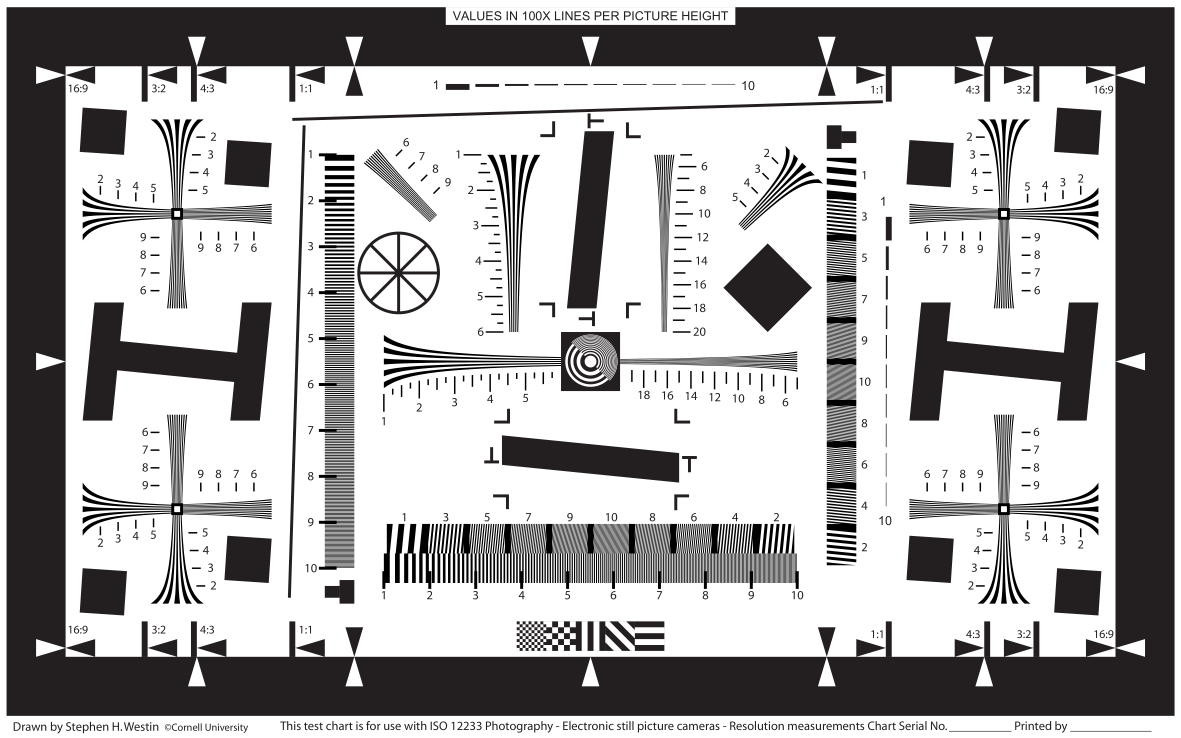
#> input picture test_images/ISO_12233-reschart.png, 4724 x 2952 px (shown at 1/4 size)
$ python slm_camera_ray_tracing_test.py
#> lines starting #> are read from the running program, lines starting #| are printed output that depends on the picture
### slm_camera_ray_tracing.py
#!/usr/bin/env python3
# -*- coding: utf-8 -*-
"""
Created on Thu Aug 22 14:42:35 2019

@author: Jieen Chen

Image formation model based on image-order raytracing. The camera is a
camera with a thin lens. The aperture of the thin lens collects the light field
 generated after the SLM. The SLM is simplified as a pure refractive device. We
 render the image through a two-step raytracer. Firstly, we trace the sensor
 pixel to all SLM pixels. Secondly, we trace each SLM pixel to the object irra-
diance. The camera is focused on infinity.
"""

import numpy as np
import matplotlib.pyplot as plt
import cv2

class slm():
    def __init__(self, phase_function=np.zeros([1080,1920]), size=np.array([8.64,15.36]), dist_slm_cam = 100):
        """This initializes the SLM class. It describes the SLM's parameters, phase
        functions, physical size, and image resolution."""
        self.dist_plane_cam = dist_slm_cam # distance to the project plane
        self.O = np.array([0,0,self.dist_plane_cam])
        self.phase_function = phase_function
        self.physical_size = size
        self.resolution = np.array(phase_function.shape)
        self.pitch = np.array(size)/np.array(self.resolution)

    # [9 lines left out: function lens, not called in this run]

    def grating(self, shift, wavelength):
        """This method generates a grating that has a slope defined by 'shift'."""
        y = np.linspace(-self.resolution[0]/2,self.resolution[0]/2+1, self.resolution[0])
        x = np.linspace(-self.resolution[1]/2,self.resolution[1]/2+1, self.resolution[1])
        X,Y = np.meshgrid(x,y)
        Y *= self.pitch[0]
        X *= self.pitch[1]
        wave_number = 2*np.pi/wavelength
        self.phase_function = wave_number*X/(2*shift)

    def nurb_freefrom(self, par0, par1):
        """This method generates a freeform surface profile based on the NURBS Python module."""
        # nurb_surface = nurbs(par0,par1)
        # phase_function = flatten(nurb_surfcae)
        # self.phase_function = phase_function

    # [20 lines left out: functions load_phase_function, cubic, modulation, not called in this run]

class camera():
    def __init__(self,focal_length, resolution, sensor_size):
        """This initializes the camera class. It describes the camera's parameters,
        such as focal length, original point, and resolution."""
        self.focal_length = focal_length
        self.O = np.array([0,0,-self.focal_length])
        self.resolution = resolution
        self.sensor_size = sensor_size
        self.pitch = np.array(sensor_size)/np.array(resolution)
        self.Q0 = np.array([0,0,0])

class object_plane():
    def __init__(self, image, physical_size, dist_plane_cam):
        """This initializes the object plane class. It describes the plane at certain
        depth with respect to the sensor. """
        self.dist_plane_cam = dist_plane_cam
        self.image = image
        self.resolution = image.shape
        self.physical_size = physical_size
        self.O = np.array([0,0,self.dist_plane_cam])
        self.pitch = np.array(physical_size)/np.array(image.shape)

def normalizeZ(x):
    return x/x[2]

def physical_coordinate(index, planes):
    """This method computes the physical coordinates of one pixel"""
    center = np.array(planes.resolution)/2
    center = center.astype(int)
    return np.array((index-center)*planes.pitch)

def compute_original_point(ray, intersection_pt_index, camera, slm):
    """This method computes the original point of the angular modulated ray."""
    ray_normalized = normalizeZ(ray)
    O = intersection_pt_index - (slm.dist_plane_cam + camera.focal_length) * ray_normalized
    return O

def trace_ray(O, ray, plane, camera):
    """This method computes the intersection point between the object/slm and the ray.
    It returns the boolean value, and the pixel index."""
    ray_normalized = normalizeZ(ray) # The normalized ray for tracing the intersect
    intersection_point = ray_normalized * (plane.dist_plane_cam + camera.focal_length) + O # Compute intersection point

    # Compute range of physical size of the SLM or object
    zero_point = np.array([0,0])
    physical_index = physical_coordinate(zero_point, plane)
    physical_range = np.array([physical_index[0], physical_index[1], -physical_index[0], -physical_index[1]])

    if intersection_point[0] <= physical_range[0] or intersection_point[0] > physical_range[2] or intersection_point[1] <= physical_range[1] or intersection_point[1] > physical_range[3]:
        return False, False, False
    else:
        # intersection_point to intersection_index
        intersection_index = intersection_point[:2]/plane.pitch

        # normalize the index
        plane_center = np.array(plane.resolution)/2
        plane_center = plane_center.astype(int)
        intersection_index = intersection_index.astype(int) + plane_center

        return True, intersection_index, intersection_point

# [91 lines left out: functions render, replace, not called in this run]

# [10 lines that do not run on import are left out]

### slm_camera_ray_tracing_test.py
#!/usr/bin/env python3
# -*- coding: utf-8 -*-
"""
Created on Thu Aug 22 15:23:28 2019

@author: Jieen Chen

This is the test code for slm_camera_ray_tracing scripts.
"""
# [5 lines of commented-out code are left out]

import slm_camera_ray_tracing as slm_c
import matplotlib.pyplot as plt
import cv2
import numpy as np

# Test slm
slm_mirror = slm_c.slm()
#slm_mirror.lens(15, 550*10**(-6))
slm_mirror.grating(15, 550*10**(-6))
plt.imshow(slm_mirror.phase_function)

# Test object plane
object_plane_image = cv2.imread("test_images/ISO_12233-reschart.png",cv2.IMREAD_GRAYSCALE)
#> object_plane_image: shape (2952, 4724); min 0, max 255, mean 170.1
object_depth_0 = slm_c.object_plane(object_plane_image, np.array([2952*10**4, 4724*10**4]), 10**3)
#> in __init__, `self.physical_size = physical_size`: self.physical_size = [29520000, 47240000]
#> in __init__, `self.pitch = np.array(physical_size)/np.array(image.shape)`: self.pitch = [10000, 10000]
print(np.all(object_depth_0.resolution==object_plane_image.shape))
#| True
assert(object_depth_0.dist_plane_cam==10**3)
print(np.all(object_depth_0.image==object_plane_image))
#| True
print(np.all(object_depth_0.pitch==np.array([2952*10**4, 4724*10**4])/np.array(object_plane_image.shape)))
#| True

# Test camera
camera = slm_c.camera(100, np.array([220, 320]), np.array([9.936,14.472])) # camera class
assert(camera.focal_length==100)
print(np.all(camera.O==np.array([0,0,-100])))
print(np.all(camera.resolution==np.array([220,320])))
print(np.all(camera.sensor_size==np.array([9.936,14.472])))

# Test method: physical_coordinate
for y in [0, 110, 220]:
    for x in [0, 160, 320]:
        index = np.array([y,x])
        physical_coordinates = slm_c.physical_coordinate(index, camera)
        print(physical_coordinates)

# Test method: trace_ray
img = np.zeros([220,320])
slm_center = slm_mirror.resolution/2
slm_center = slm_center.astype(int)

for y in np.arange(0,220):
    for x in np.arange(0,320):
        index_sensor = np.array([y, x])
        # index_sensor = np.array([1104,1608])
        # index_sensor = np.array([0,0])
        physical_index = slm_c.physical_coordinate(index_sensor, camera)
        # print("Physical index is ")
        # print(physical_index)
        Q = np.array([physical_index[0],physical_index[1],camera.Q0[2]])
        rayD = Q-camera.O
        # print("The ray is ")
        # print(rayD)
        traced, pixel_slm, pixel_slm_physical = slm_c.trace_ray(camera.O, rayD, slm_mirror, camera)
        # print(traced)
        # print(pixel_slm)
        if traced == True:
            img[y,x] = 1
        else:
            continue
        #    print([pixel_slm[0]+slm_center[0], pixel_slm[1]+slm_center[1]])

        # Test method: compute_original_point
        # =============================================================================
        # This method computes the original point once the ray is defracted.
        # If there is no modulation of the SLM, the original points should be [0,0,0]
        # =============================================================================
        rayR = rayD

        # Compute original point of the diffracted ray
        O_diffracted_ray = slm_c.compute_original_point(rayR, pixel_slm_physical, camera, slm_mirror)
        print(O_diffracted_ray)
plt.imshow(img)
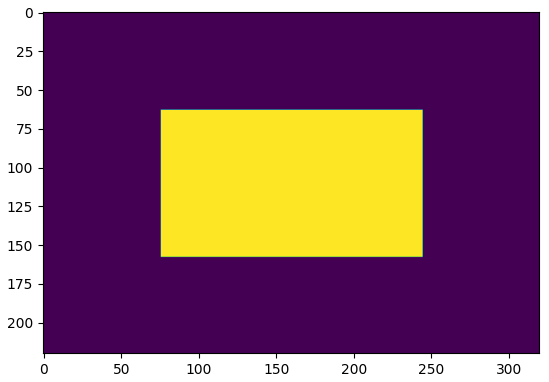
#> figure drawn by matplotlib, 1 panel
